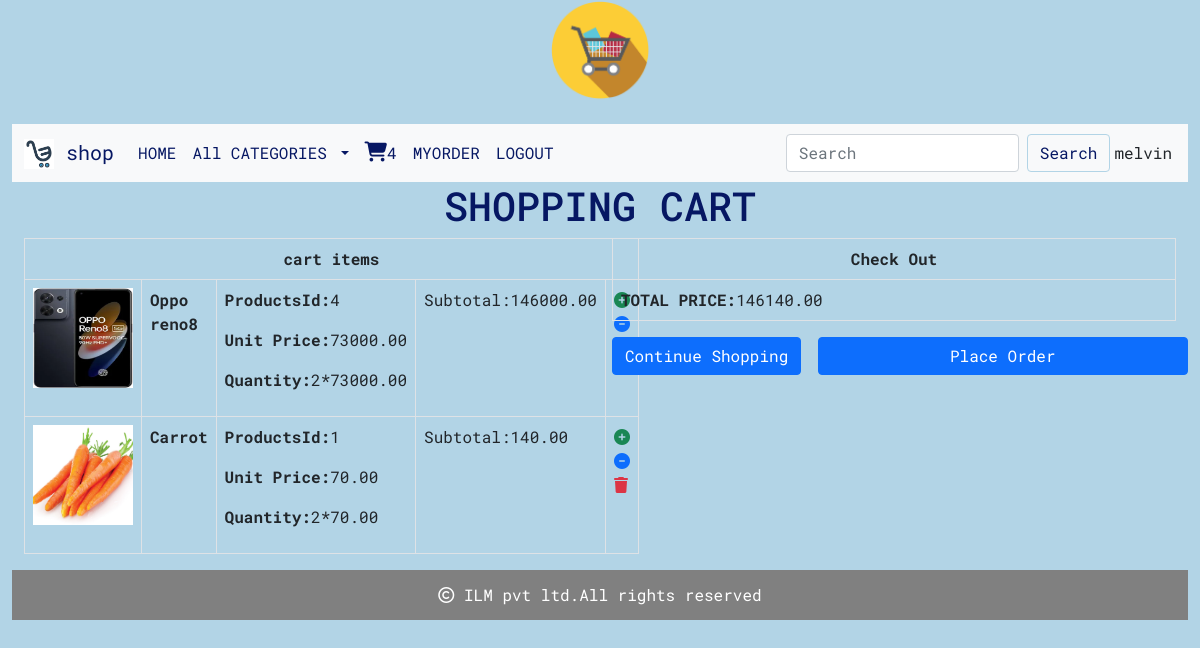
Page /cart/cartview/ (signed in) on the committed database.
### cart/models.py (models this page shows, shortened)
class Cart(models.Model):
    user=models.ForeignKey(User,on_delete=models.CASCADE)
    products = models.ForeignKey(Product, on_delete=models.CASCADE)
    quantity=models.IntegerField()
    date_added=models.DateField(auto_now_add=True)
    active=models.BooleanField(default=True)
    def subtotal(self):
        return self.quantity*self.products.price

### shop/models.py (models this page shows, shortened)
class Product(models.Model):
    name = models.CharField(max_length=200, unique=True)
    slug = models.SlugField(max_length=250, unique=True)
    description=models.TextField(blank=True)
    price=models.DecimalField(max_digits=10,decimal_places=2)
    category=models.ForeignKey(Category,on_delete=models.CASCADE)
    image=models.ImageField(upload_to='img/products',null=True,blank=True)
    stock=models.IntegerField()
    available=models.BooleanField(default=True)
    created=models.DateTimeField(auto_now_add=True)
    updated = models.DateTimeField(auto_now=True)

### cart/views.py (the view)
# urls.py: path('cartview/',views.cartview,name='cartview'),
@login_required()
def cartview(request):
    total=0
    user=request.user
    try:
        cart=Cart.objects.filter(user=user)
        for i in cart:
            total+=i.quantity*i.products.price
    except Cart.DoesNotExist:
        pass
    return render(request,'cart.html',{'cart':cart,'total':total})

### cart/context_processors.py (called while the page is built)
def counter(request):
    item_count=0
    if request.user.is_authenticated:
        user=request.user
        try:
            cart=Cart.objects.filter(user=user)
            for i in cart:
                item_count+=i.quantity
        except:
            item_count=0
    return {'item_count':item_count}

### shop/context_processors.py (called while the page is built)
def menu_links(request):
    links=Category.objects.all()
    return {'links':links}

### templates/cart.html
{% extends 'base.html' %}
{% load static %}
{% block content %}
<div class="container-fluid">
    {% if not cart %}
    <div class="text-center" style="margin-bottom:100px">
        <h1 class="text-center">Cart is Empty</h1>
        <strong><a href="{% url 'shop:home' %}" class="btn btn-primary ">Continue Shopping</a> </strong>
    </div>
     {% else%}
<div class="row">
    <h1 class="text-center">SHOPPING CART</h1>
  <div class="col-md-6">
    <table class="table table-bordered">
     <tr>
      <th colspan="5" class="text-center"> cart items</th>
       {% for i in cart %}
     </tr>
     <tr>
      <td><img src="{{i.products.image.url}}" height="100px" width="100px"></td>
      <td><strong>{{i.products.name}}</strong></td>
      <td>
          <p><strong>ProductsId:</strong>{{i.products.id}}</p>
      <p><strong>Unit Price:</strong>{{i.products.price}}</p>
      <p><strong>Quantity:</strong>{{i.quantity}}*{{i.products.price}}</p>
      </td>
         <td>Subtotal:{{i.subtotal}}</td>
         <td>
             {% if i.quantity < i.products.stock %}
             <a href="{% url 'cart:add_cart' i.products.id %}"><i class="fa-solid fa-circle-plus text-success"></i></a>
             <a href="{% url 'cart:minus_cart' i.products.id %}"><i class="fa-solid fa-circle-minus text-primary"></i></a>
             <a href="{% url 'cart:delete_cart' i.products.id %}"><i class="fa-solid fa-trash text-danger"></i></a>
             {% else %}
             <a href="{% url 'cart:minus_cart' i.products.id %}"><i class="fa-solid fa-circle-minus text-primary"></i></a>
             <a href="{% url 'cart:delete_cart' i.products.id %}"><i class="fa-solid fa-trash text-danger"></i></a>
             {% endif %}
         </td>
     </tr>
        {% endfor %}
    </table>
  </div>
    <div class="col-md-6"style="position:relative;">
        <table class="table table-bordered">
            <tr><th colspan="5" class="text-center">Check Out</th></tr>
            <tr><td><strong>TOTAL PRICE:</strong>{{total}}</td></tr>
    </table>
<a href="{% url 'shop:home' %}" class="btn btn-primary ">Continue Shopping</a>
        <a href="{% url 'cart:orderform' %}" class="btn btn-primary " style="position:absolute;right:0;">Place Order</a>
    </div>
</div>
    {% endif %}
</div>
{% endblock %}

### templates/base.html (shortened to what this page needs)
<!DOCTYPE html>
{% load static %}
<html lang="en">
<head>
    <link href="https://cdn.jsdelivr.net/npm/bootstrap@5.0.2/dist/css/bootstrap.min.css" rel="stylesheet">
    <link rel="stylesheet" href="https://cdn.jsdelivr.net/npm/bootstrap-icons@1.10.2/font/bootstrap-icons.css">
    <link rel="stylesheet" href="{% static 'css/custom.css' %}">
    <link rel="stylesheet" href=" https://cdnjs.cloudflare.com/ajax/libs/font-awesome/6.4.0/css/all.min.css">
</head>
<body>
<div class="container-fluid">
    <header>
    <center><img src="{% static 'img/IT.png' %}" alt="img" height="100px" width="100px"></center><br>
<div style="">
    <nav class="navbar navbar-expand-lg navbar-light bg-light" style="">
  <div class="container-fluid">
    <a class="navbar-brand" href="#">
        <img src="{% static 'img/l.webp' %}" alt="img" height="30px" width="30px" class="d-inline-block align-text-top">
        shop</a>
    <div class="collapse navbar-collapse" id="navbarSupportedContent">
      <ul class="navbar-nav me-auto mb-2 mb-lg-0">
        <li class="nav-item">
          <a class="nav-link" aria-current="page" href="{% url 'shop:home' %}">HOME</a>
        </li>
        <li class="nav-item dropdown">
          <a class="nav-link dropdown-toggle" href="#" id="navbarDropdown" role="button" data-bs-toggle="dropdown" aria-expanded="false">
            All CATEGORIES
          </a>
        </li>
          {% if user.is_authenticated %}
           <li class="nav-item">
          <a class="nav-link" aria-current="page" href="{% url 'cart:cartview' %}"><i style="font-size:20px;" class="fa-solid fa-cart-shopping"></i>{{item_count}}</a>
        </li>
          <li class="nav-item">
          <a class="nav-link" aria-current="page" href="{% url 'cart:orderview' %}">MYORDER</a>
          </li>
           <li class="nav-item">
          <a class="nav-link" aria-current="page" href="{% url 'shop:logout' %}">LOGOUT</a>
        </li>
          {% endif %}
        </ul>
      <form method="POST" class="d-flex" action="{% url 'search:searchresult' %}">
        <input class="form-control me-2" type="search" name="q" placeholder="Search" aria-label="Search">
        <button class="btn btn-outline-primary" type="submit">Search</button>
      </form>
        <ul class="navbar-nav p-1">
        <li >
            {% if user.is_authenticated %}
                <a>{{user.username}}</a>
            {% endif %}
        </li>
        </ul>
    </div>
  </div>
</nav>
</div>
</header>
    {% block content %}
    {% endblock %}
<footer class="footer">
    <div>
        <p><i class="fa-regular fa-copyright"></i> ILM pvt ltd.All rights reserved</p>
    </div>
</footer>
</div>
</body>
</html>

### static/css/custom.css (style rules this page uses)
body { background-color:#b2d4e6; font-family: 'Roboto Mono', monospace; }
.navbar-light .navbar-brand ,.navbar-light .navbar-nav .nav-link { color: #061763; }
.btn-outline-primary { color:#061763 ;border-color: #b2d4e6; }
.footer { width:100%; height:50px; background-color:gray; left:0px; bottom:15px; color:white; text-align:center; vertical-align:middle; line-height:50px; }
a { left:37% }

### rows in the picture
Cart: products.image (picture), products.name "Oppo reno8", products.id "4", products.price "73000.00", quantity "2", subtotal "146000.00"
Cart: products.image (picture), products.name "Carrot", products.id "1", products.price "70.00", quantity "2", subtotal "140.00"

### other values in the picture
{{ item_count }} "4"
{{ user.username }} "melvin"
{{ total }} "146140.00"
